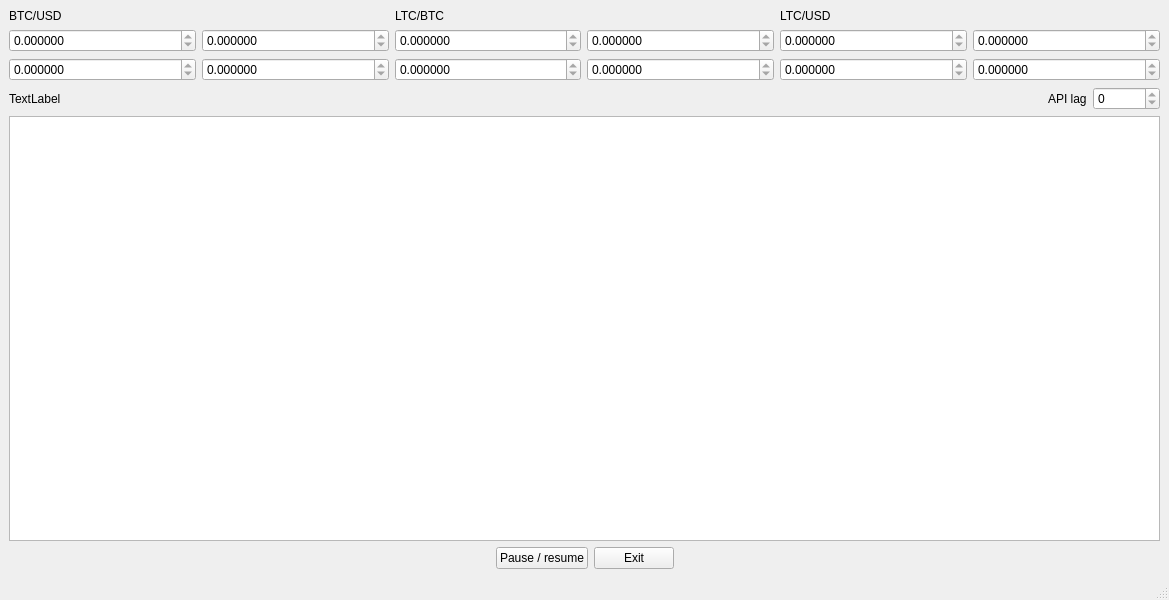
<?xml version="1.0" encoding="UTF-8"?>
<ui version="4.0">
 <class>MainWindow</class>
 <widget class="QMainWindow" name="MainWindow">
  <property name="geometry">
   <rect>
    <x>0</x>
    <y>0</y>
    <width>1169</width>
    <height>600</height>
   </rect>
  </property>
  <property name="sizePolicy">
   <sizepolicy hsizetype="Preferred" vsizetype="MinimumExpanding">
    <horstretch>0</horstretch>
    <verstretch>0</verstretch>
   </sizepolicy>
  </property>
  <property name="windowTitle">
   <string>PyTrader</string>
  </property>
  <widget class="QWidget" name="centralwidget">
   <layout class="QVBoxLayout" name="verticalLayout_5">
    <item>
     <layout class="QGridLayout" name="gridLayout">
      <item row="0" column="0">
       <widget class="QLabel" name="label_sec1">
        <property name="text">
         <string>&lt;html&gt;&lt;head/&gt;&lt;body&gt;&lt;p&gt;BTC/USD&lt;/p&gt;&lt;/body&gt;&lt;/html&gt;</string>
        </property>
       </widget>
      </item>
      <item row="1" column="0">
       <widget class="QDoubleSpinBox" name="doubleSpinBox_sec1_ask">
        <property name="readOnly">
         <bool>true</bool>
        </property>
        <property name="decimals">
         <number>6</number>
        </property>
        <property name="minimum">
         <double>0.000000000000000</double>
        </property>
        <property name="maximum">
         <double>100000.000000000000000</double>
        </property>
       </widget>
      </item>
      <item row="2" column="0">
       <widget class="QDoubleSpinBox" name="doubleSpinBox_sec1_bid">
        <property name="readOnly">
         <bool>true</bool>
        </property>
        <property name="decimals">
         <number>6</number>
        </property>
        <property name="maximum">
         <double>100000.000000000000000</double>
        </property>
       </widget>
      </item>
      <item row="0" column="2">
       <widget class="QLabel" name="label_sec2">
        <property name="text">
         <string>LTC/BTC</string>
        </property>
       </widget>
      </item>
      <item row="1" column="2">
       <widget class="QDoubleSpinBox" name="doubleSpinBox_sec2_ask">
        <property name="readOnly">
         <bool>true</bool>
        </property>
        <property name="decimals">
         <number>6</number>
        </property>
        <property name="maximum">
         <double>100000.000000000000000</double>
        </property>
       </widget>
      </item>
      <item row="2" column="2">
       <widget class="QDoubleSpinBox" name="doubleSpinBox_sec2_bid">
        <property name="readOnly">
         <bool>true</bool>
        </property>
        <property name="decimals">
         <number>6</number>
        </property>
        <property name="maximum">
         <double>100000.000000000000000</double>
        </property>
       </widget>
      </item>
      <item row="0" column="4">
       <widget class="QLabel" name="label_sec3">
        <property name="text">
         <string>LTC/USD</string>
        </property>
       </widget>
      </item>
      <item row="1" column="3">
       <widget class="QDoubleSpinBox" name="doubleSpinBox_sec2_askAmount">
        <property name="readOnly">
         <bool>true</bool>
        </property>
        <property name="decimals">
         <number>6</number>
        </property>
        <property name="maximum">
         <double>99999.990000000005239</double>
        </property>
       </widget>
      </item>
      <item row="1" column="4">
       <widget class="QDoubleSpinBox" name="doubleSpinBox_sec3_ask">
        <property name="readOnly">
         <bool>true</bool>
        </property>
        <property name="decimals">
         <number>6</number>
        </property>
        <property name="maximum">
         <double>100000.000000000000000</double>
        </property>
       </widget>
      </item>
      <item row="2" column="4">
       <widget class="QDoubleSpinBox" name="doubleSpinBox_sec3_bid">
        <property name="readOnly">
         <bool>true</bool>
        </property>
        <property name="decimals">
         <number>6</number>
        </property>
        <property name="maximum">
         <double>100000.000000000000000</double>
        </property>
       </widget>
      </item>
      <item row="1" column="1">
       <widget class="QDoubleSpinBox" name="doubleSpinBox_sec1_askAmount">
        <property name="readOnly">
         <bool>true</bool>
        </property>
        <property name="decimals">
         <number>6</number>
        </property>
        <property name="maximum">
         <double>99999.990000000005239</double>
        </property>
       </widget>
      </item>
      <item row="2" column="1">
       <widget class="QDoubleSpinBox" name="doubleSpinBox_sec1_bidAmount">
        <property name="readOnly">
         <bool>true</bool>
        </property>
        <property name="decimals">
         <number>6</number>
        </property>
        <property name="maximum">
         <double>99999.990000000005239</double>
        </property>
       </widget>
      </item>
      <item row="2" column="3">
       <widget class="QDoubleSpinBox" name="doubleSpinBox_sec2_bidAmount">
        <property name="readOnly">
         <bool>true</bool>
        </property>
        <property name="decimals">
         <number>6</number>
        </property>
        <property name="maximum">
         <double>99999.990000000005239</double>
        </property>
       </widget>
      </item>
      <item row="1" column="5">
       <widget class="QDoubleSpinBox" name="doubleSpinBox_sec3_askAmount">
        <property name="readOnly">
         <bool>true</bool>
        </property>
        <property name="decimals">
         <number>6</number>
        </property>
        <property name="maximum">
         <double>99999.990000000005239</double>
        </property>
       </widget>
      </item>
      <item row="2" column="5">
       <widget class="QDoubleSpinBox" name="doubleSpinBox_sec3_bidAmount">
        <property name="readOnly">
         <bool>true</bool>
        </property>
        <property name="decimals">
         <number>6</number>
        </property>
        <property name="maximum">
         <double>99999.990000000005239</double>
        </property>
       </widget>
      </item>
     </layout>
    </item>
    <item>
     <layout class="QHBoxLayout" name="horizontalLayout">
      <item>
       <widget class="QLabel" name="label_result">
        <property name="text">
         <string>TextLabel</string>
        </property>
       </widget>
      </item>
      <item>
       <layout class="QHBoxLayout" name="horizontalLayout_4">
        <item>
         <spacer name="horizontalSpacer_3">
          <property name="orientation">
           <enum>Qt::Horizontal</enum>
          </property>
          <property name="sizeHint" stdset="0">
           <size>
            <width>40</width>
            <height>20</height>
           </size>
          </property>
         </spacer>
        </item>
        <item>
         <widget class="QLabel" name="label_lag">
          <property name="text">
           <string>API lag</string>
          </property>
         </widget>
        </item>
        <item>
         <widget class="QSpinBox" name="spinBox_lag">
          <property name="readOnly">
           <bool>true</bool>
          </property>
          <property name="maximum">
           <number>100000</number>
          </property>
         </widget>
        </item>
       </layout>
      </item>
     </layout>
    </item>
    <item>
     <widget class="QTableView" name="tableView_history">
      <attribute name="verticalHeaderVisible">
       <bool>false</bool>
      </attribute>
     </widget>
    </item>
    <item>
     <layout class="QHBoxLayout" name="horizontalLayout_2">
      <item>
       <spacer name="horizontalSpacer">
        <property name="orientation">
         <enum>Qt::Horizontal</enum>
        </property>
        <property name="sizeHint" stdset="0">
         <size>
          <width>40</width>
          <height>20</height>
         </size>
        </property>
       </spacer>
      </item>
      <item>
       <widget class="QPushButton" name="pushButton_pause">
        <property name="text">
         <string>Pause / resume</string>
        </property>
       </widget>
      </item>
      <item>
       <widget class="QPushButton" name="pushButton">
        <property name="text">
         <string>Exit</string>
        </property>
       </widget>
      </item>
      <item>
       <spacer name="horizontalSpacer_2">
        <property name="orientation">
         <enum>Qt::Horizontal</enum>
        </property>
        <property name="sizeHint" stdset="0">
         <size>
          <width>40</width>
          <height>20</height>
         </size>
        </property>
       </spacer>
      </item>
     </layout>
    </item>
   </layout>
  </widget>
  <widget class="QMenuBar" name="menubar">
   <property name="geometry">
    <rect>
     <x>0</x>
     <y>0</y>
     <width>1169</width>
     <height>25</height>
    </rect>
   </property>
  </widget>
  <widget class="QStatusBar" name="statusbar"/>
 </widget>
 <resources/>
 <connections>
  <connection>
   <sender>pushButton</sender>
   <signal>clicked()</signal>
   <receiver>MainWindow</receiver>
   <slot>close()</slot>
   <hints>
    <hint type="sourcelabel">
     <x>400</x>
     <y>481</y>
    </hint>
    <hint type="destinationlabel">
     <x>399</x>
     <y>299</y>
    </hint>
   </hints>
  </connection>
 </connections>
</ui>
